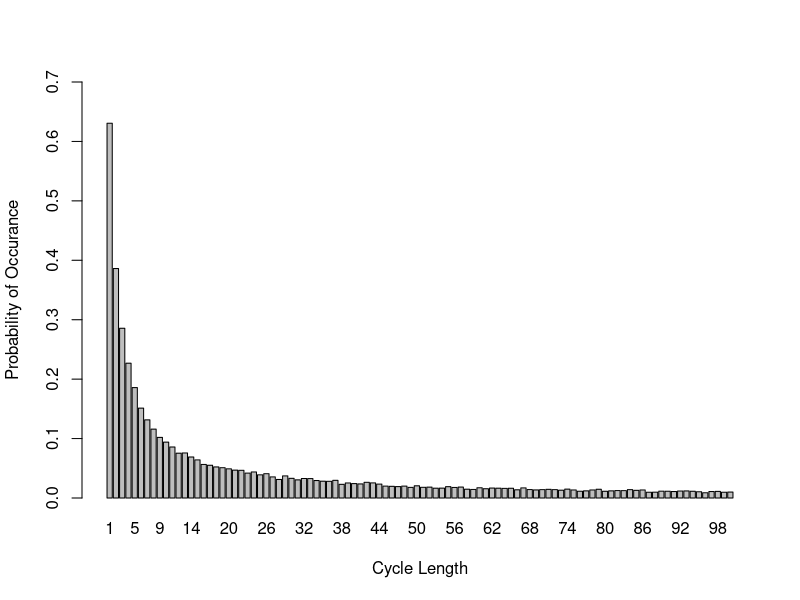

Write R code to recreate this figure.
# Group members:
# 1. Jie Xin Ng s1859154
# 2. Qiqi Xiao s2323497
# 3. Imran Toprak s2430699

# GitHub Repo: https://github.com/JieXinNg/StatsProgrammingCW2.git

# Team member contributions: 
# the three of us did all the questions and helped each other out when stuck
# we compared and modified our codes into this final version
# each of us contributed equally towards this assignment, 33% each 

### Overview ####
# This project finds a good strategy for the prisoner problem with simulations.
# The prisoner problem is a problem with 2n prisoners, boxes, and cards. 
# Each prisoner is assigned a number from 1 to 2n.
# The same is done for the boxes and cards.
# In each box, a card is randomly allocated.
# The prisoner has n tries to open a box until he finds card k, his own number.
# This project simulates 3 strategies to find card k by the n-th opened box.
# A success is when the prisoner found card k by the n-th box in a simulation.
# We compare the 3 strategies with the probabilities of successful simulations.
# Startegy 1 starts at box k, then going to the next box with the card number 
# gotten in box k, this process is repeated until card = k is found.
# Strategy 2 is the same as Strategy 1, but starting at a random box instead.
# Strategy 3 is opening boxes randomly until card = k is found.
# Function Pone simulates the prisoner problem and estimate the probabilities.
# From the results, we are interested in finding the joint success probability. 
# Pall is a function to estimate the success probability for all prisoners.
# We then created dloop to explore the probabilities of each loop length from 1 
# to 2n occurring at least once in a random shuffling of cards to boxes.
# dloop is used to find an explanation for why strategy 1 is better.
# The presence of loops while being in the loop for starting at box k increases 
# the chances of finding card k if loops with length<=n are more likely to occur 
# We end the project with visualising the probabilities of each loop length from
# 1 to 2n occurring at least once in a random shuffling of cards to boxes.
#################

create_box <- function(n)
{
  # returns a list of 2n of box-car pairs, each card is randomly allocated to a box  
  # @return box_with_card = a list of box and card pairs
  # @param n = half of the number of boxes, i.e. put n=5 if you wish to create 10 box-card pairs

  
  box_number <- c(1:(2*n)) # create an array of boxes from 1 to 2n
  card_number <- sample(1:(2*n)) # create an array of cards randomly sorted from 1 to 2n
  box_with_card <- list() # create a list to contain the box-card pair
  
  # loop to pair up the boxes and cards
  for (i in 1:(2*n)) {
    box_with_card <- append(box_with_card, list(c(box_number[i],card_number[i]))) 
  }
  
  return(box_with_card) # this is in the format (box_number,card_number)
}

Pone <- function(n, k, strategy, nreps){
  
  # Pone is used to estimate the probability of finding card = k by the n-th box
  # Strategy 1 is to start at box k, then going to the subsequent box with the 
  # card number gotten in box k, this process is repeated until card = k is found
  # Strategy 2 is the same as Strategy 1, but starting at a random box instead
  # Strategy 3 is opening boxes randomly until card = k is found
  #
  # This function uses create_box
  # @return the probability of finding card = k by the n-th box given a strategy
  # @param n = number of boxes opened to find k card
  # @param k = prisoner's number
  # @param strategy = strategy chosen to find k card
  # @param nreps = number of repetitions of simulation to estimate probability
  
  if (strategy == 1){
    count = 0 # start a counter to find the number of times prisoner successfully found card k by the n-th opened box 
    
    # repeat the simulation nreps times
    for (rep in 1:nreps){
      box_with_card <- create_box(n) # create a list of 2n random box-card pairs (numbers ranging from 1 to 2n)
      picked_box <- box_with_card[[k]] # The k-th box is the first opened box
      
      # loop n times as the prisoner only has n tries
      for (b in 1:n){
        # if we do not find the prisoner's number in the box
        if (picked_box[2] != k){
          # pick the next box using the card number found in current box, [picked_box[2]]
          picked_box <- box_with_card[[picked_box[2]]]
        }
        # if we found the prisoner's card by the n-th opened box
        else {
          count <- count + 1 # counting the simulation as a success, hence + 1 to count 
          break
        }
      }
    }
  }
  
  else if (strategy == 2)
  {
    count = 0 # start a counter to find the number of times prisoner successfully found card k by the n-th opened box
    # repeat the simulation nreps times
    for (rep in 1:nreps){
      box_with_card <- create_box(n) # create a list of 2n random box-card pairs (numbers ranging from 1 to 2n)
      picked_box <- box_with_card[[sample(1:(2*n),1)]] # start from a randomly selected box
      
      # loop n times as the prisoner only has n tries
      for (b in 1:n){
        # if we do not find the prisoner's number in the box
        if (picked_box[2] != k){
          # pick the next box using the card number found in current box, [picked_box[2]]
          picked_box <- box_with_card[[picked_box[2]]]
        }
        # if we found the prisoner's card by the n-th opened box
        else {
          count <- count + 1 # counting the simulation as a success, hence + 1 to count 
          break
        }
      }
    }
  }
  
  else if (strategy == 3)
  {
    count = 0 # start a counter to find the number of times prisoner successfully found card k by the n-th opened box
    # repeat the simulation nreps times
    for (rep in 1:nreps){
      box_with_card <- create_box(n) # create a list of 2n random box-card pairs (numbers ranging from 1 to 2n)
      picked_box <- box_with_card[[sample(1:(2*n),1)]] # start from a randomly selected box
      box_with_card[[picked_box[1]]] <- NULL # the boxes cannot be selected twice, set the first box to null so that it is not repeated
      
      # loop n times as the prisoner only has n tries
      for (b in 1:n)
      {
        # if we do not find the prisoner's number in the box
        if (picked_box[2] != k){
          picked_index <- sample(1:length(box_with_card),1) # choose a random index to open another box for next try
          picked_box <- box_with_card[[picked_index]] # select the box
          box_with_card[[picked_index]] <- NULL # set the selected box to null so that it is not repeated
        }
        # if we found the prisoner's card by the n-th opened box
        else {
          count <- count + 1 # counting the simulation as a success, hence + 1 to count 
          break
        }
      }
    }
  }
  
  return(count/nreps) # probability = number of successes / total simulations (nreps)
  
}

# Pall aims to obtain the probability that all prisoners successfully found the card with their number on it. 
# The 3 strategies are the same as those in Pone.
# @param n = number of boxes opened to find k card
# @param strategy = strategy chosen to find k card, which should be 1, 2 or 3
# @param nreps = number of repetitions of simulation to estimate probability
Pall <- function(n,strategy,nreps)
{ 
  count_simulations <- 0 # counting up the number of times that all prisoners succeed
  if(strategy == 1)
  {
    # repeat the simulation nreps times
    for (rep in 1:nreps){
      count_one_simulation <- 0 # counting up the number of prisoners succeed in one simulation
      # all pairs (box_number, card_number) are exactly the same for every prisoner in the same simulation
      box_with_card <- create_box(n)
      # loop over the prisoners
      for (k in 1:(2*n)){
        picked_box <- box_with_card[[k]] # start from the k-th box
        # every prisoner can open at most n boxes
        for (b in 1:n){
          # decide if the prisoner successfully found the card with number k
          if (picked_box[2] != k){
            # pick the next box with the same number as the current card has
            picked_box <- box_with_card[[picked_box[2]]] 
          }
          else {
            count_one_simulation <- count_one_simulation + 1 # +1 for every individual success
            break
          }
        }
      }
      # decide if all prisoners succeed in this simulation
      if (count_one_simulation == 2*n){
        count_simulations <- count_simulations + 1 # +1 for every joint success
      }
    }
  }
  
  else if (strategy == 2)
  {
    count_simulations <- 0 # counting up the number of times that all prisoners succeed
    # repeat the simulation nreps times
    for (rep in 1:nreps){
      count_one_simulation <- 0 # counting up the number of prisoners succeed in one simulation
      box_with_card <- create_box(n)
      # loop over the prisoners
      for (k in 1:(2*n)){
        picked_box <- box_with_card[[sample(1:(2*n), 1)]] # start from a randomly selected box
        # every prisoner can open at most n boxes
        for (b in 1:n){
          # decide if the prisoner successfully found the card with number k
          if (picked_box[2] != k){
            picked_box <- box_with_card[[picked_box[2]]]
          }
          else {
            count_one_simulation <- count_one_simulation + 1 # +1 for every individual success
            break
          }
        }
      }
      # decide if all prisoners succeed in this simulation
      if (count_one_simulation == 2*n){
        count_simulations <- count_simulations + 1 # +1 for every joint success
      }
    }
  }
  
  else if (strategy == 3) 
  {
    count_simulations <- 0 # counting up the number of times that all prisoners succeed
    # repeat the simulation nreps times
    for (rep in 1:nreps){
      box_with_card <- create_box(n)
      count_one_simulation <- 0 # counting up the number of prisoners succeed in one simulation
      # loop over the prisoners
      for (k in 1:(2*n)){
        # prisoners open boxes at random
        open_order <- c(sample(1:(2*n),n))
        # every prisoner can open at most n boxes
        for (j in 1:n) {
          # decide if the prisoner successfully found the card with number k
          if (box_with_card[[open_order[j]]][2] == k) {
            count_one_simulation <- count_one_simulation + 1 # +1 for every individual success
            break
          }
        }
      }
      # decide if all prisoners succeed in this simulation
      if (count_one_simulation == 2*n) {
        count_simulations <- count_simulations + 1 # +1 for every joint success
      }
    }
    
  }
  return(count_simulations/nreps) 
}

# We compare the probabilities for n=5 and n=50 for individual and joint probabilities
one5 <- c(Pone(5,7,1,10000),Pone(5,7,2,10000),Pone(5,7,3,10000))
one50 <- c(Pone(50,7,1,10000),Pone(50,7,2,10000),Pone(50,7,3,10000))
all5 <- c(Pall(5,1,10000),Pall(5,2,10000),Pall(5,3,10000))
all50 <- c(Pall(50,1,10000),Pall(50,2,10000),Pall(50,3,10000))
# when n=5
for (i in 1:3){
  print(paste0("The individual success probability for n = 5 using strategy ", 
               i, " is ", one5[i]))
  print(paste0("The joint success probability for n = 5 using strategy ", 
               i, " is ", all5[i]))
}
# when n=50
for (i in 1:3){
  print(paste0("The individual success probability for n = 50 using strategy ", i, " is ", one50[i]))
  print(paste0("The joint success probability for n = 50 using strategy ", i, " is ", all50[i]))
}


# Q4

#There is a significant different between the result of the strategy 1 and the others, because of the loops, which will be
#elaborated in the next questions, as well.

#For strategy 3, we do not consider the loops, because the prisoners pick the boxes
#randomly. Their decision do not depends on the outcome of the previous box. So, each prisoner will have 0.5 chance, and the
#success probability of each prisoner is independent from the others. Therefore, joint success probability decreases dramatically 
#with increasing n.

#If prisoners decide on the next box according to the outcome of previous box, a loop will definitely occur, because we will turn
#back to our initial box ultimately. In other words, there will be limited number of loops whose lengths are ranging from 1 to 2n
#in each random shuffling of the cards.

#Then, for strategy 2, we always have to possibilites: Either the first randomly selected box and our desired box are members of
#the same loop, or not. If not, we will have infinite loop and it is impossible to reach the box containing our number in n steps.
#That is why the joint probability  of success is dramatically less then the one in strategy 1. According to Pone function, the
#probability of success for each prisoner was around 0.4, and it is independent from the other prisoners again. Which decreases 
#the probability of total success with increasing n, again.

#Unlike strategy 2, strategy 3 works significantly well, because the loop including our first box will definitely include our
#desired box, because we are starting with the box with the our number. Then, the probability of success will depend on the length
#of this first loop. As we can try n times at most, we can find our number only if the length of loop is less than n+1. For a single
#person, the probability of success is still 0.5, but this time joint probability is much higher, because the success of each 
#prisoner will not be independent from the others. Because the room is turned to its original state after each turn, and all 
#prisoners start with a unique number. Then, all loops included by 2n different box-number combinations will be tried by the 
#prisoners, and if the maximum loop length is less than n+1, then all prisoners will be free. 


dloop <- function (n,nreps){
  
  # dloop estimates the probabilities of each loop length from 1 to 2n occurring 
  # at least once in a random shuffling of cards to boxes.
  # This is done by setting up two variables "start" and "pick"
  # "start" is used to decompose the cycles as we remove elements found in the 
  # "start" cycle such that we do not end up in the same permutation cycle again 
  # when picking a new "start" value.
  # "pick" is used to pick the next opened box while adding each element found 
  # to the list of elements to be excluded from "start", if we end up picking a
  # box with the card "start", we end the current loop and and choose a new "start"
  #
  # @return a 2n array of probabilities for each loop length occurring at least 
  # once in a random shuffling of cards to boxes
  # @param n = half the loop length, i.e. put n=5 if you wish to create 10 box-card pairs
  # @param nreps = number of repetitions of simulation to estimate probability
  
  
  # array to contain the probabilites for all loop length occurring at least once 
  loop_len_for_all <- rep(0,2*n)
  
  # loop the simulation nreps times 
  for (rep in 1:nreps){
    # array to contain the probabilities for all loop length occurring at least once in a given simulation
    loop_len_for_one <- rep(0,2*n)
    # collect the box numbers that have been in a loop so they are not chosen again
    loop_included <- c() 
    card_num <- sample(1:(2*n)) # random shuffling of card numbers from 1 to 2n
    start <- 1                  # start with the first card for the first loop
    
    # while we have not found all the cycles of the cards
    while (length(loop_included) != 2*n) {
      # if we have not gone through all possible loops
      if (length(loop_included) >= 1 & length(loop_included) < 2*n-1){
        # pick the next start for next loop from cards that have not been opened
        start <- sample(c(1:(2*n))[-loop_included], 1)
      }
      
      # else if we have gone through all loops except for one
      else if(length(loop_included) == 2*n-1){
        
        start <- c(1:(2*n))[-loop_included] # set the last card number = element in loop_included
      }
  
      pick <- start     # set the first opened box number to be start
      length_count <- 0 # count up the length of the loop
      
      # while we have not reached the end of the loop
      # i.e. the selected card is not the starting box
      while (card_num[pick] != start){
        # keep adding the elements in the cycle into loop_included
        loop_included <- append(loop_included, pick)
        pick <- card_num[pick]            # pick the next box to be the current card number
        length_count <- length_count + 1  # counting up the length of each loop
        
      }
      
      loop_included <- append(loop_included, pick) # the last element in the loop is not counted up
      length_count <- length_count + 1             # count up the number of elements in the loop
      # count the times each loop length shows in one simulation
      loop_len_for_one[length_count] <- loop_len_for_one[length_count] + 1 
      
    }
    
    # loop through each cycle length to update the value for loop_len_for_all
    for (i in 1:(2*n)){
      # if the cycle length occurs at least one
      if (loop_len_for_one[i] != 0){
        # count up each loop length occurring at least once for all simulations
        loop_len_for_all[i] <- loop_len_for_all[i] + 1 
      }
    }
  }
  
  # divide total number of times each cycle length occurs by nreps to get probability
  return(loop_len_for_all / nreps) 
  
}

# Now we explore the probabilities with dloop and visualise them
prob<-dloop(50,10000)
print("Below is the estimate of the probabilities of each loop length from 1 to 
      2n occurring at least once for n = 50.")
print(prob)
prob2<- sum(prob[51:100])
print(paste0("The probability that there is no loop longer than 50 in a random 
             reshuffling of cards to boxes is ", 1 - prob2))
# plot the probabilities
dat <- data.frame(x=c(1:100), y=(prob))
barplot(dat$y, names.arg=dat$x, ylim=c(0,0.7), ylab="Probability of Occurance", xlab="Cycle Length")
